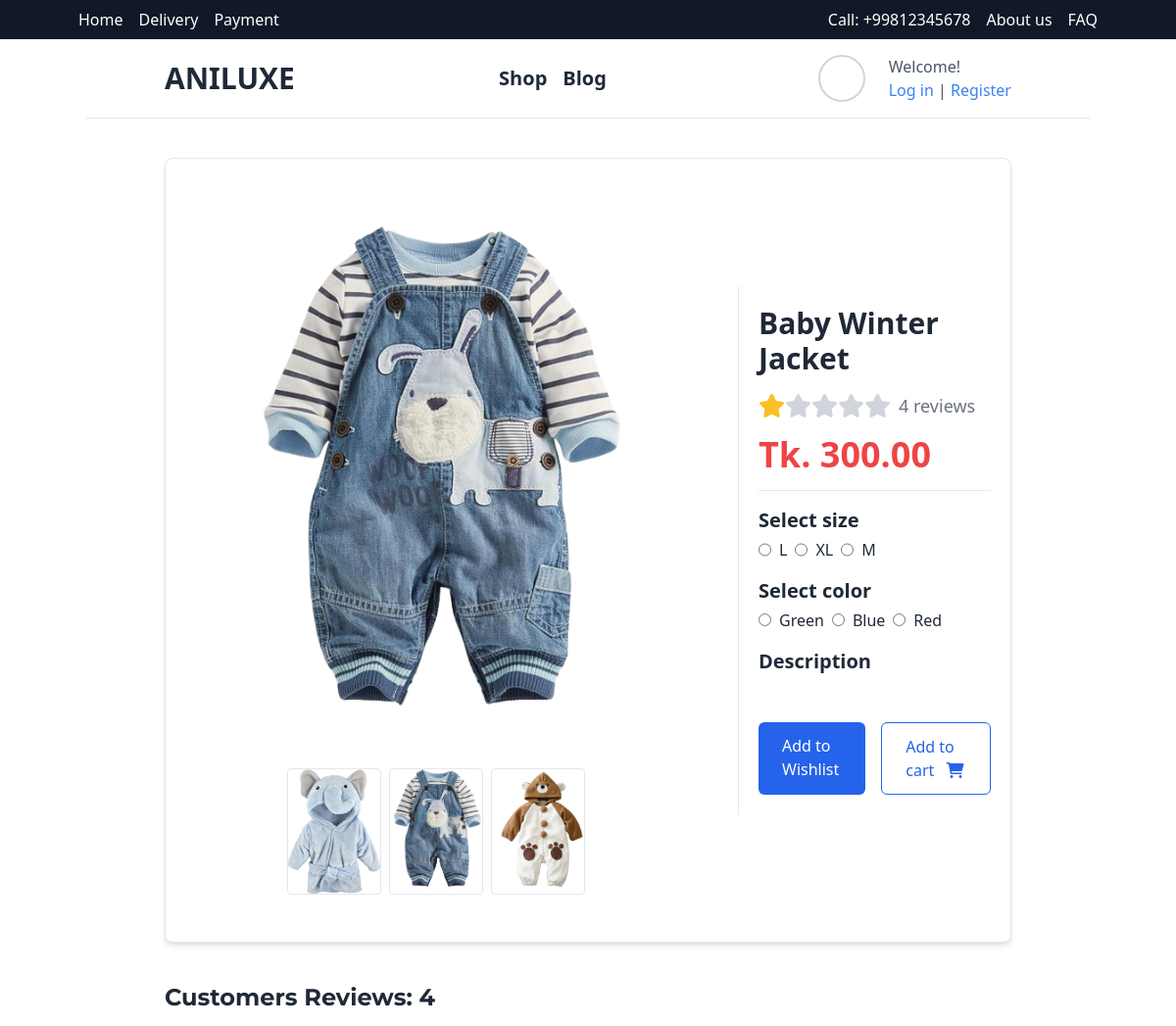
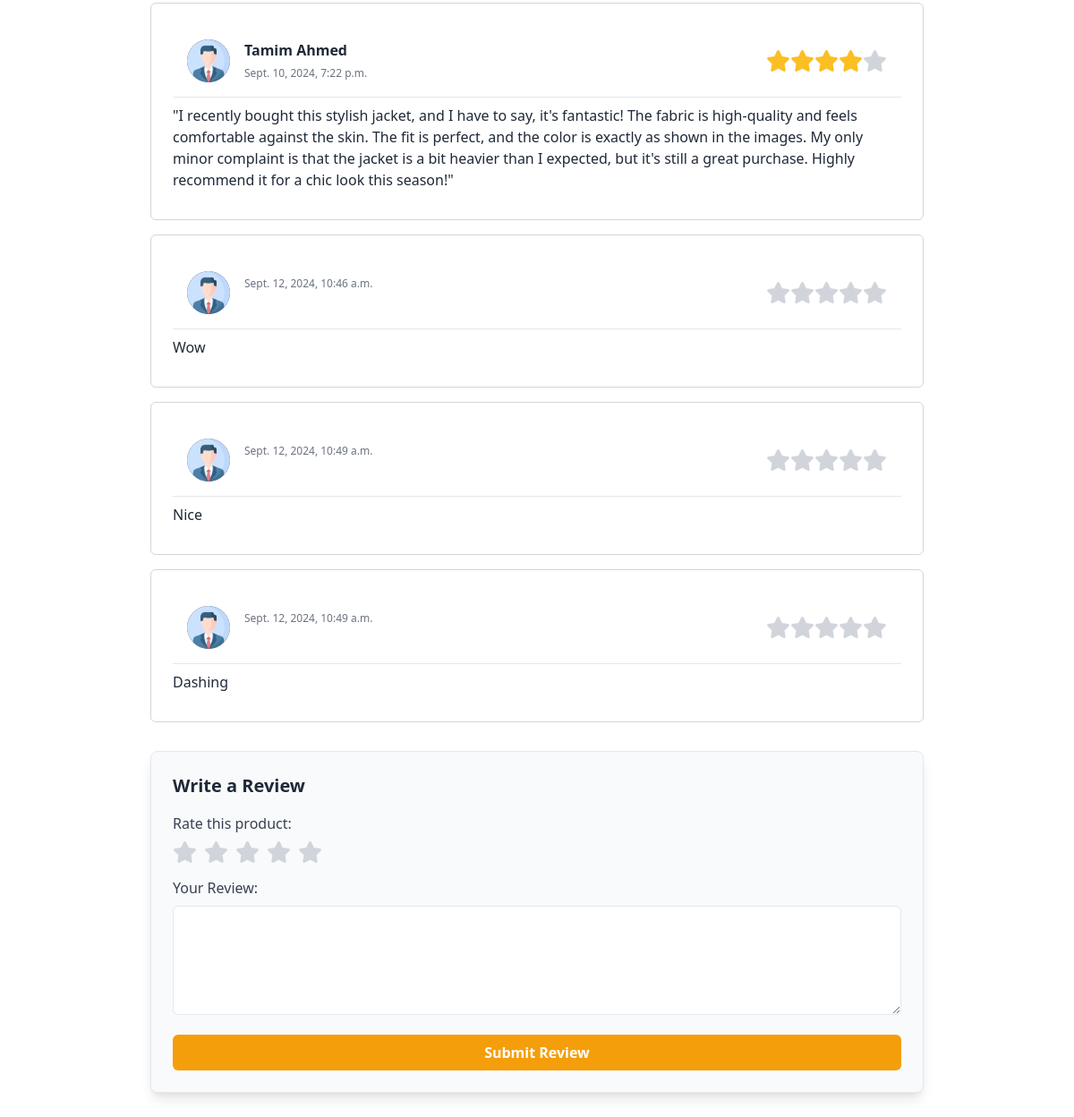
The page /product/baby-winter-jacket/ on the database as committed earlier (2 pictures, top to bottom).
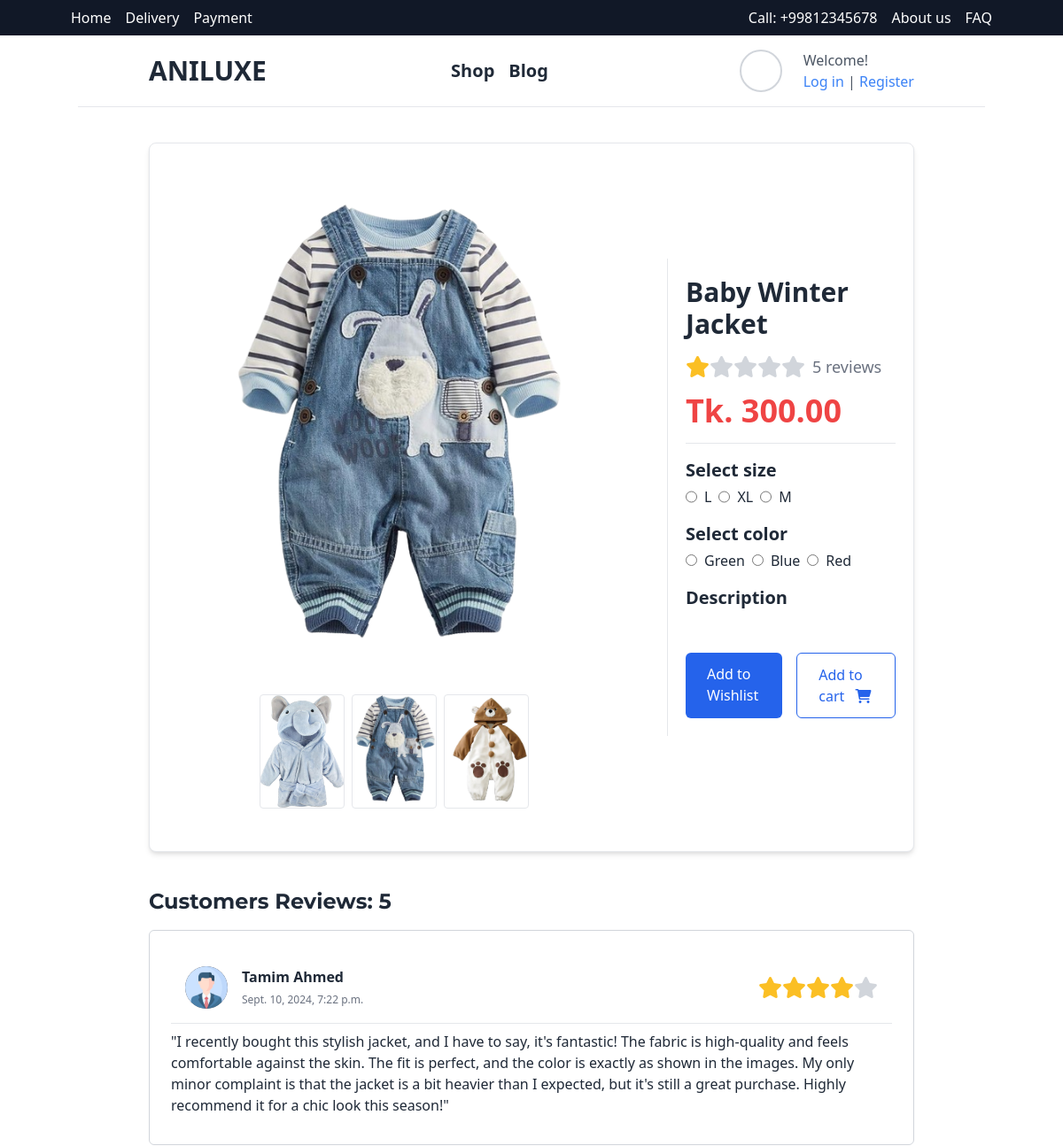
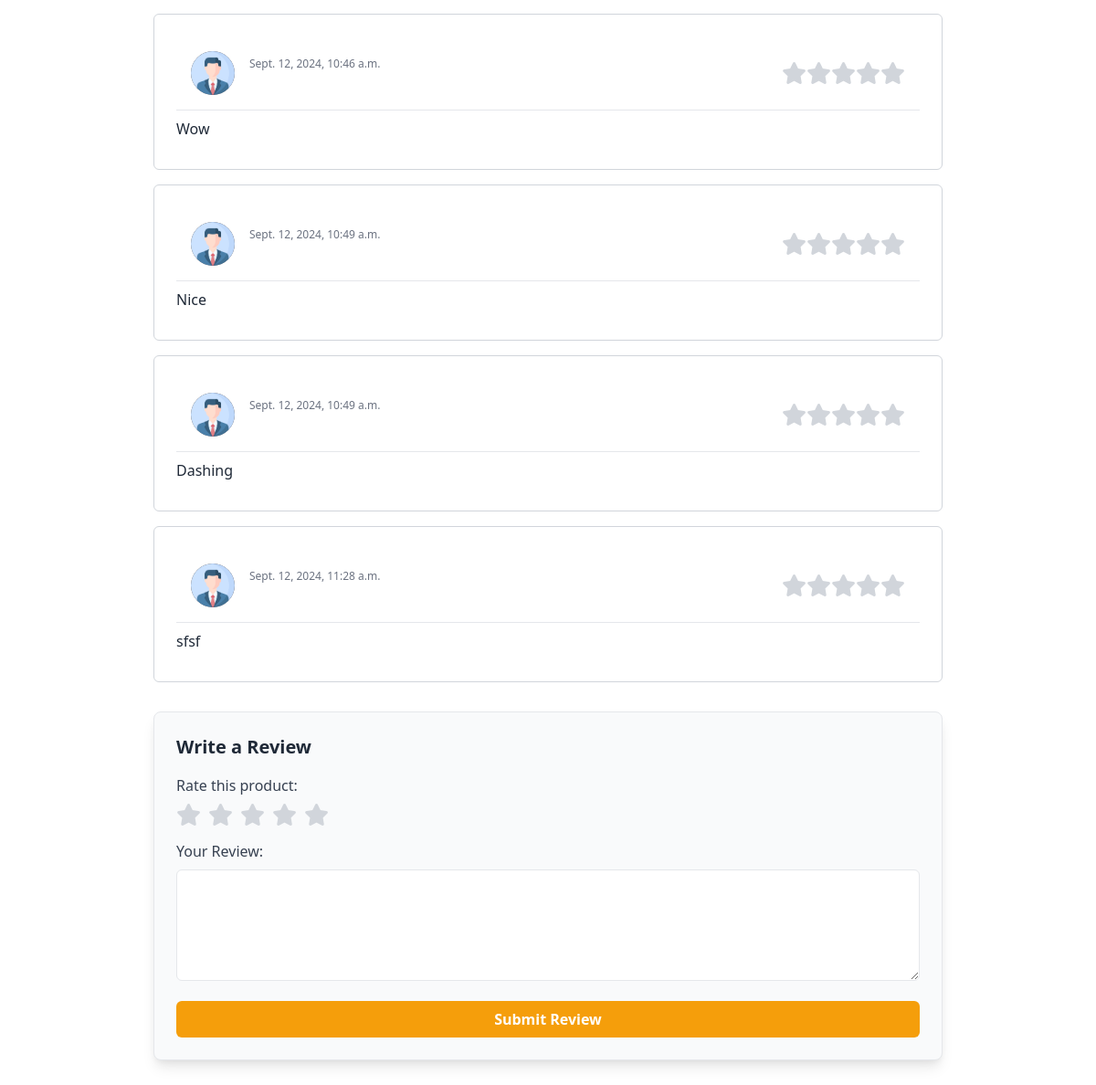
The same page on the database as committed later (2 pictures, top to bottom).
### products/models.py (models this page shows, shortened)
class Product(BaseModel):
    product_name = models.CharField(max_length=100)
    slug = models.SlugField(unique=True  , null=True , blank=True)
    category = models.ForeignKey(Category , on_delete=models.CASCADE , related_name="products")
    price = models.IntegerField()
    product_desription = models.TextField()
    color_variant = models.ManyToManyField(ColorVariant , blank=True)
    size_variant = models.ManyToManyField(SizeVariant , blank=True)
    popularity = models.PositiveIntegerField(default=0)
    def average_rating(self):
        reviews = self.reviews.all()
        if reviews.exists():
            return reviews.aggregate(average=models.Avg('rating'))['average']
        return 0

class ProductImage(BaseModel):
    product = models.ForeignKey(Product , on_delete=models.CASCADE , related_name="product_images")
    image =  models.ImageField(upload_to="product")

class SizeVariant(BaseModel):
    size_name = models.CharField(max_length=100)
    price = models.IntegerField(default=0)

class ColorVariant(BaseModel):
    color_name = models.CharField(max_length=100)
    price = models.IntegerField(default=0)

class Review(models.Model):
    product = models.ForeignKey(Product, on_delete=models.CASCADE, related_name='reviews')
    user = models.ForeignKey(User, on_delete=models.CASCADE)
    body = models.TextField(max_length=1000)
    rating = models.FloatField(default=0)
    created_on = models.DateTimeField(auto_now_add=True)

### products/views.py (the view)
# urls.py: path('<slug>/' ,views.get_product , name="get_product"),
def get_product(request, slug):
    product = Product.objects.get( slug=slug)
    reviews = product.reviews.all()
    average_rating = product.average_rating()
    context = {
        'product': product,
        'reviews': reviews,
        'average_rating': average_rating,
    }
    return render(request, 'product/product.html', context)

### templates/product/product.html (shortened to what this page needs)
{% extends "base/base.html" %}
{% load static %}
{% block start %}
<section class="container px-20 mx-auto py-10 mb-12">
    <div class="justify-center">
        <div class="bg-white rounded-lg shadow-md pb-12 pt-12 border">
            <div class="flex flex-col md:flex-row justify-center items-center gap-20">
                <div class="ml-16">
                    <div class="p-5">
                        <div class="mb-4 w-96">
                            <a href="#">
                                <img id="main-image" src="/media/{{ product.product_images.first.image }}" alt="Product Image">
                            </a>
                        </div>
                    </div>
                    <div class="flex space-x-2 justify-center">
                        {% for image in product.product_images.all %}
                        <a href="#" class="thumbnail w-24 overflow-hidden border rounded" data-image="/media/{{ image.image }}">
                            <img src="/media/{{ image.image }}" class="w-full h-full object-cover" alt="Thumbnail">
                        </a>
                        {% endfor %}
                    </div>
                </div>
                <div class="w-full md:w-1/2 border-l border-gray-200 p-5 ml-4">
                    <article class="space-y-4">
                        <h2 class="text-3xl font-extrabold r">{{ product.product_name }}</h2>
                        <div class="flex items-center space-x-2 my-3 ">
                            <ul class="flex text-yellow-400">
                                {% if average_rating %}
                                {% for i in "12345" %}
                                    <li class="flex">
                                        <i class="fa fa-star {% if i <= average_rating|floatformat:0 %}text-yellow-500{% else %}text-gray-300{% endif %}"></i>
                                    </li>
                                {% endfor %}
                                {% else %}
                                <li>No reviews yet.</li>
                                {% endif %}
                            </ul>
                            <small class="text-gray-500 text-lg">{{ reviews.count }} reviews</small>
                        </div>
                        <div class="text-4xl text-red-500 font-extrabold ">Tk. {{ product.price }}.00</div>
                        <hr class="my-4">
                        {% if product.size_variant.count %}
                        <div class="">
                            <label class="block mb-1 text-xl font-bold">Select size</label>
                            <div class="flex space-x-2">
                                {% for size in product.size_variant.all %}
                                <label class="flex space-x-2">
                                    <input type="radio" name="select_size" class="form-radio">
                                    <span>{{ size.size_name }}</span>
                                </label>
                                {% endfor %}
                            </div>
                        </div>
                        {% endif %}
                        {% if product.color_variant.count %}
                        <div class="">
                            <label class="block mb-1 text-xl font-bold">Select color</label>
                            <div class="flex space-x-2 ">
                                {% for color in product.color_variant.all %}
                                <label class="flex items-center space-x-2">
                                    <input type="radio" name="select_color" class="form-radio">
                                    <span>{{ color.color_name }}</span>
                                </label>
                                {% endfor %}
                            </div>
                        </div>
                        {% endif %}
                        <div class="mb-4 pb-8">
                            <h1 class="text-xl font-bold">Description</h1>
                        </div>
                        <div class="flex space-x-4 mt-20 ">
                            <a href="{% url 'add_to_wishlist' product.uid %}" class="px-6 py-3 bg-blue-600 text-white rounded-md hover:bg-blue-700">Add to Wishlist</a>
                            <a href="{% url 'add_to_cart' product.uid %}?variant={{ select_size }}" class="px-6 py-3 border border-blue-600 text-blue-600 rounded-md hover:bg-blue-100">
                                <span class="text">Add to cart</span>
                                <i class="fas fa-shopping-cart ml-2"></i>
                            </a>
                        </div>
                    </article>
                </div>
            </div>
        </div>
    </div>
<div class="reviews-section mt-10">
    <h2 class="text-2xl font-bold mb-4 font-montserrat">Customers Reviews: {{ reviews|length }}</h2>
    {% if reviews %}
        {% for review in reviews %}
        <div class="container flex flex-col w-full p-6 mx-auto divide-y rounded-md text-gray-800 mb-4 border border-gray-300">
            <div class="flex justify-between p-4">
                <div class="flex space-x-4">
                    <div>
                        <img src="{% static 'profile.png' %}" alt="User Photo" class="object-cover w-12 h-12 rounded-full bg-gray-500">
                    </div>
                    <div>
                        <h4 class="font-bold">{{ review.user.first_name }} {{ review.user.last_name }}</h4>
                        <span class="text-xs text-gray-500">{{ review.created_on }}</span>
                    </div>
                </div>
                <div class="flex items-center space-x-2">
                    <div class="flex text-yellow-400">
                        {% for i in "12345" %}
                            <i class="fa fa-star {% if review.rating >= i|add:"0" %}text-yellow-400{% else %}text-gray-300{% endif %}"></i>
                        {% endfor %}
                    </div>
                </div>
            </div>
            <p class="py-2">{{ review.body }}</p>
        </div>
        {% endfor %}
    {% else %}
        <p>No reviews yet.</p>
    {% endif %}
</div>
<div class="review-form-section mt-8 p-6 bg-gray-50 border border-gray-200 rounded-lg shadow-lg">
    <h3 class="text-xl font-semibold mb-4">Write a Review</h3>
    <form id="reviewForm" action="{% url 'add_review' product.slug %}" method="POST">
        <div class="mb-4">
            <label class="block font-medium text-gray-700">Rate this product:</label>
            <div class="flex items-center space-x-2 mt-2">
                {% for i in "12345" %}
                <i class="fa fa-star cursor-pointer text-gray-300 hover:text-yellow-500 transition duration-200" data-rating="{{ i }}"></i>
                {% endfor %}
            </div>
        </div>
        <div class="mb-4">
            <label for="reviewBody" class="block font-medium text-gray-700">Your Review:</label>
            <textarea id="reviewBody" name="body" rows="4" class="w-full p-3 mt-2 border rounded-md focus:ring-2 focus:ring-yellow-500 focus:outline-none" required></textarea>
        </div>
        <button type="submit" class="w-full bg-yellow-500 text-white font-bold py-2 px-4 rounded-md hover:bg-yellow-600 transition duration-300">
            Submit Review
        </button>
    </form>
</div>
</section>
{% endblock %}

### templates/base/base.html (shortened to what this page needs)
{% load static %}
<!DOCTYPE html>
<html lang="en">
<head>
    <link href="https://cdn.jsdelivr.net/npm/daisyui@4.12.10/dist/full.min.css" rel="stylesheet" type="text/css"/>
    <link href="https://cdn.jsdelivr.net/npm/tailwindcss@2.2.19/dist/tailwind.min.css" rel="stylesheet">
    <link href="https://unpkg.com/boxicons/css/boxicons.min.css" rel="stylesheet">
    <link rel="stylesheet" href="https://cdnjs.cloudflare.com/ajax/libs/font-awesome/6.0.0-beta3/css/all.min.css">
    <link rel="stylesheet" href="css/style.css">
</head>
<body>
    <header class="section-header">
        <section class="bg-gray-900 px-20 py-2">
            <nav class="flex justify-between items-center">
                <ul class="hidden md:flex space-x-4">
                    <li><a href="{% url 'index'%}" class="text-white">Home</a></li>
                    <li><a href="#" class="text-white">Delivery</a></li>
                    <li><a href="#" class="text-white">Payment</a></li>
                </ul>
                <ul class="flex space-x-4 items-center">
                    <li><a href="#" class="text-white">Call: +99812345678</a></li>
                    <li><a href="#" class="text-white">About us</a></li>
                    <li><a href="#" class="text-white">FAQ</a></li>
                </ul>
            </nav>
        </section>
        <section class="header-main border-b py-4 px-20 container mx-auto">
            <div class="flex items-center justify-between">
                <div class="w-1/6">
                    <a href="{% url 'index' %}"><h1  class="text-3xl font-extrabold">ANILUXE</h1></a>
                </div>
               <div class="">
                <ul class="decoration-none flex gap-4">
                    <li class="text-xl font-bold"><a href="{% url 'shop' %}" >Shop</a></li>
                    <li class="text-xl font-bold"><a href="#">Blog</a> </li>
                </ul>
               </div>
                <div class="w-1/4 flex justify-end space-x-6 items-center">
                    <div class="relative w-12 h-12 border-2 rounded-full border-gray-300 flex items-center justify-center">
                        <a href="{% url 'cart'%}" class="w-full h-full flex items-center justify-center">
                            <box-icon name="cart" class="w-6 h-6"></box-icon>
                        </a>
                    </div>
                    <div class="flex items-center space-x-4">
                        {% if user.is_authenticated %}
                            <div class="w-12 h-12 border-2 rounded-full border-gray-300 flex items-center justify-center">
                                <a href="{% url 'wishlist' %}">
                                    <box-icon name='heart' color='#ff0000' ></box-icon>
                                </a>
                            </div>
                            <div class="text-gray-600">
                                <span>Welcome, {{ user.username }}!</span>
                                <div>
                                    <a href="{% url 'logout' %}" class="text-blue-500">Logout</a>
                                </div>
                            </div>
                        {% else %}
                            <div class="text-gray-600">
                                <span>Welcome!</span>
                                <div>
                                    <a href="{% url 'login' %}" class="text-blue-500">Log in</a> |
                                    <a href="{% url 'register' %}" class="text-blue-500">Register</a>
                                </div>
                            </div>
                        {% endif %}
                    </div>
                </div>
            </div>
        </section>
    </header>
    {% block start %}
    {% endblock %}
</body>
</html>

### static/css/style.css (style rules this page uses)
.font-montserrat { font-family: "Montserrat", sans-serif; }

### templates/product/product.html (style rules this page uses)
.fa-star { font-size: 1.5rem; transition: color 0.2s ease-in-out; }
.fa-star.text-yellow-500 { color: #fbbf24; }
.fa-star.text-gray-300 { color: #d1d5db; }

Rows that differ between the two databases and show on the page:
computed for Product "Baby Winter Jacket": count "4" → "5"
added Review: created_on "Sept. 12, 2024, 11:28 a.m.", rating "⭐" (drawn), body "sfsf"
Other text that changed with them:
{{ reviews|length }}: "4" → "5"
